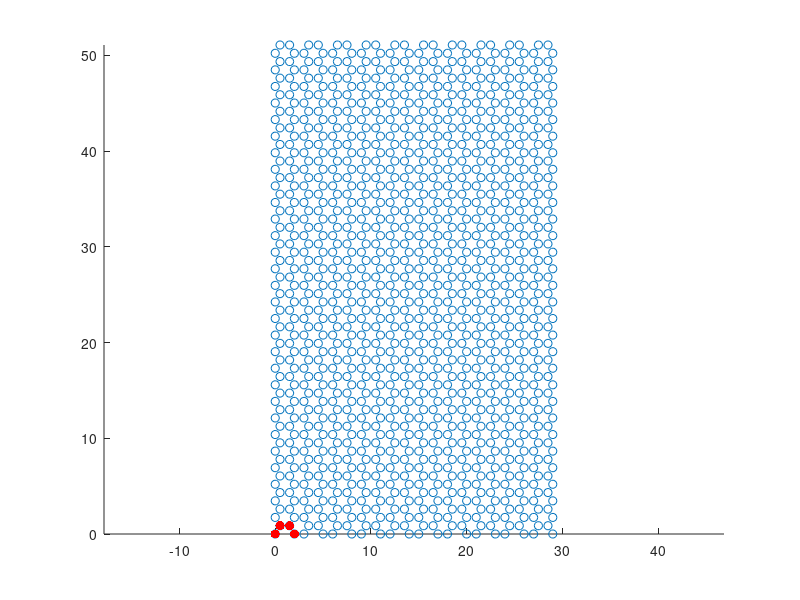

Recreate this plot in MATLAB.
% Matlab script to create a lammps data file of a graphene sheet.

% INPUT PARAMETERS:
a  = 1.0;   % interatomic distance
nx = 10;    % number of repetitions in the x direction
ny = 30;    % number of repetitions in the y direction
filename = 'graphene.dat';
writeresults = true;
showresults = true;


% Size of the unit cell
A = 3*a;
B = sqrt(3)*a;

% Coordinates of the 4 atoms in the unit cell
base = [ 0.0 , 0.0 , 0.0 ;
         a/2 , B/2 , 0.0 ;
         A/2 , B/2 , 0.0 ;
         2*a , 0.0 , 0.0 ];

% Total number of atoms
N = length(base)*nx*ny;

% Calculate the coordinates of the atoms in the layer
coords = zeros(N,3);
id = 0;
for ix=0:(nx-1)
for iy=0:(ny-1)
    for iatom=1:length(base)
        id = id + 1;
        coords(id,:) = base(iatom,:)+[ix*A,iy*B,0];
    end
end
end


if showresults
    hold on
    plot(coords(:,1),coords(:,2),'o')
    plot(base(:,1),base(:,2),'.r','markersize',20)
    axis equal
end

if writeresults
    fid = fopen(filename,'w');
    fprintf(fid,'graphene a=%g\n',a);
    fprintf(fid,'%g atoms\n\n',N);
    fprintf(fid,'1 atom types\n\n');
    fprintf(fid,'0 %g xlo xhi\n',A*nx);
    fprintf(fid,'0 %g ylo yhi\n',B*ny);
    fprintf(fid,'-10 10 zlo zhi\n\n');
    fprintf(fid,'Masses\n\n');
    fprintf(fid,'1 12.0107\n\n');
    fprintf(fid,'Atoms\n\n');
    for i=1:N
        fprintf(fid,'%g 1 0 %g %g %g\n',i,coords(i,:));
    end
    fclose(fid);
end
